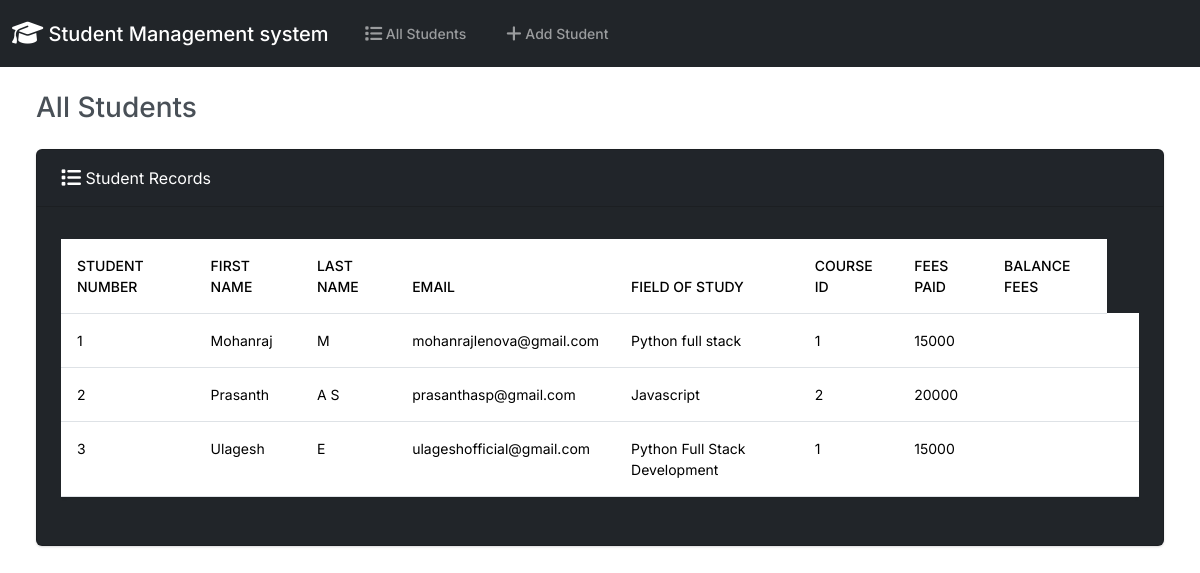
/index, run on the app's committed database.
### studentapp/models.py (models this page shows, shortened)
class student(models.Model):
    student_number = models.PositiveIntegerField()
    first_name = models.CharField(max_length=50)
    last_name = models.CharField(max_length=50)
    email = models.EmailField(max_length=100)
    feild_of_study = models.CharField(max_length=100)
    course_id = models.ForeignKey(course, on_delete = models.CASCADE)
    Fees_status = models.IntegerField()

class course(models.Model):
    course_id = models.PositiveIntegerField()
    course_name = models.CharField(max_length=100)
    course_fee = models.IntegerField()
    def __str__(self):
        return f' {self.course_id}'

### studentapp/views.py (the view)
# urls.py: path("index", views.index,name="index"),
def index(request):
    return render(request, "index.html", {'student': student.objects.all()})

### templates/index.html (shortened to what this page needs)
{% load static %}
<!DOCTYPE html>
<html lang="en">
<head>
    <link rel="stylesheet" href="https://cdnjs.cloudflare.com/ajax/libs/font-awesome/6.5.1/css/all.min.css">
    <link href="{% static 'css/bootstrap.min.css' %}" rel="stylesheet" >
</head>
<body class="d-flex flex-column min-vh-100">
    <nav class="navbar navbar-expand-lg bg-dark" data-bs-theme="dark">
        <div class="container-fluid">
          <a class="navbar-brand" href="#">
            <i class="fa-solid fa-graduation-cap fa-lg"></i> Student Management system</a>
          <div class="collapse navbar-collapse" id="navbarColor02">
            <ul class="navbar-nav me-auto">
              <li class="nav-item">
                <a class="nav-link" href="#">
                     All Students</a>
              </li>
              <li class="nav-item">
                <a class="nav-link" href="#">
                     Add Student</a>
              </li>
            </ul>
          </div>
        </div>
      </nav>
      <div class="container-fluid">
        <h3 class="m-4">All Students</h3>
        <div class="row">
        <div class="col-12">
            {% if student %}
            <div class="card text-white bg-dark ms-4 me-4 mb-4">
                <div class="card-header">
                    <i class="fa-solid fa-list fa-lg"></i> Student Records
                </div>
                <div class="card-body">
                  <p class="card-text">
                    <div class="table-responsive">
                        <table class="table table-hover">
                            <thead>
                              <tr>
                                <th scope="col">Student Number</th>
                                <th scope="col">First Name</th>
                                <th scope="col">Last Name</th>
                                <th scope="col">Email</th>
                                <th scope="col">Field of Study</th>
                                <th scope="col">Course ID</th>
                                <th scope="col">Fees Paid</th>
                                <th scope="col">Balance Fees</th>
                              </tr>
                              <tbody>
                                {% for students in student %}
                                  <tr>
                                      <td>{{ students.student_number }}</td>
                                      <td>{{ students.first_name }}</td>
                                      <td>{{ students.last_name }}</td>
                                      <td>{{ students.email }}</td>
                                      <td>{{ students.feild_of_study }}</td>
                                      <td>{{ students.course_id }}</td>
                                      <td>{{ students.Fees_status }}</td>
                                      <td>{{ balance.balancee }}</td>
                                      <td>
                                      </td>
                                  </tr>
                                {% endfor %}
                              </tbody>
                            </thead>
                          </table>
                    </div>
                  </p>
                </div>
            </div>
            {% else %}
            <h5 class="alert alert-primary ms-4 me-4">No Student Records</h5>
            {% endif %}
        </div>
      </div>
    </div>
</body>
</html>

### data on the page
student: student_number "1", first_name "Mohanraj", last_name "M", email "mohanrajlenova@gmail.com", feild_of_study "Python full stack", course_id "1", Fees_status "15000"
student: student_number "2", first_name "Prasanth", last_name "A S", email "prasanthasp@gmail.com", feild_of_study "Javascript", course_id "2", Fees_status "20000"
student: student_number "3", first_name "Ulagesh", last_name "E", email "ulageshofficial@gmail.com", feild_of_study "Python Full Stack Development", course_id "1", Fees_status "15000"
